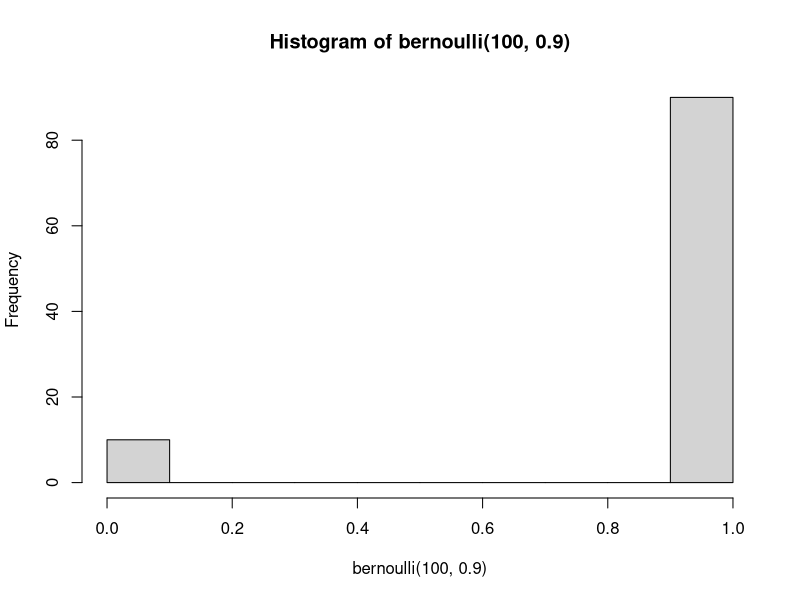
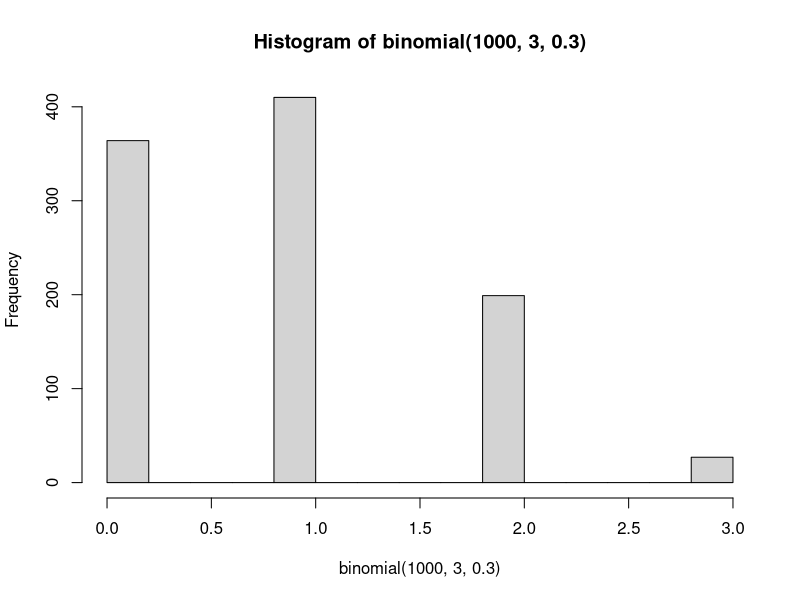
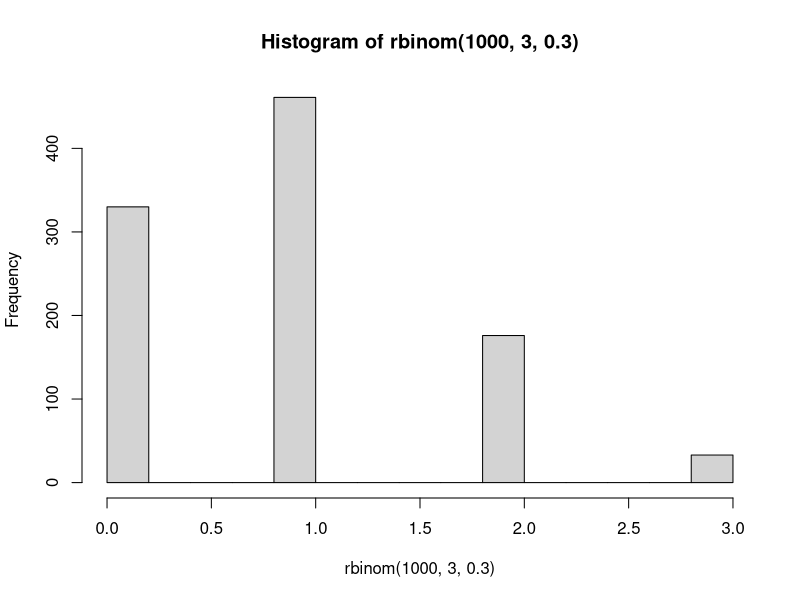
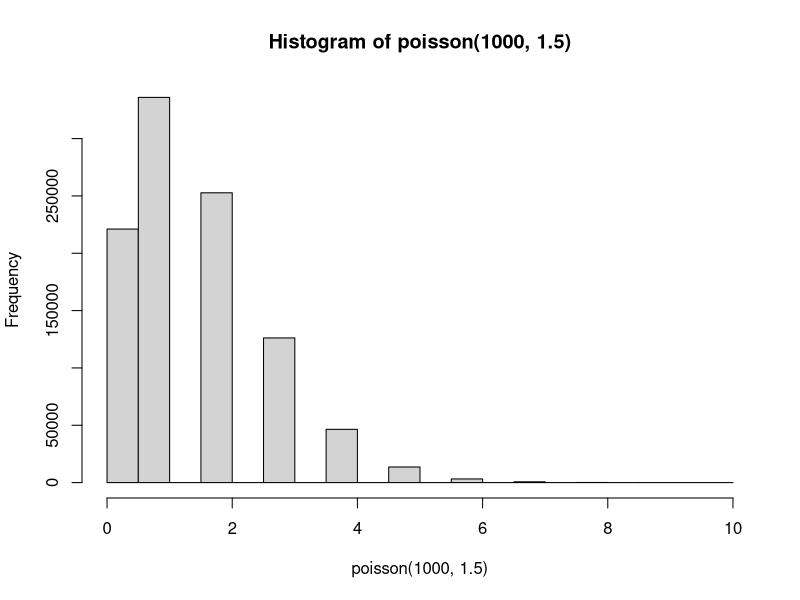
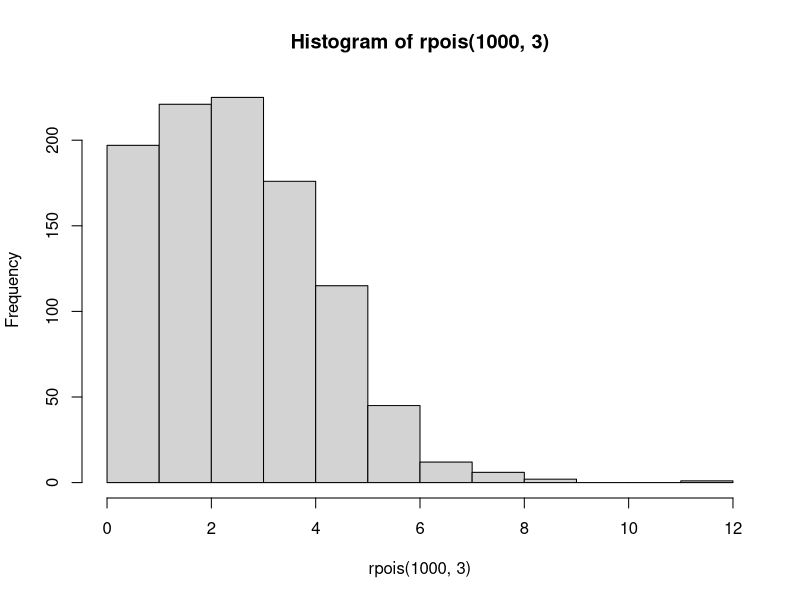
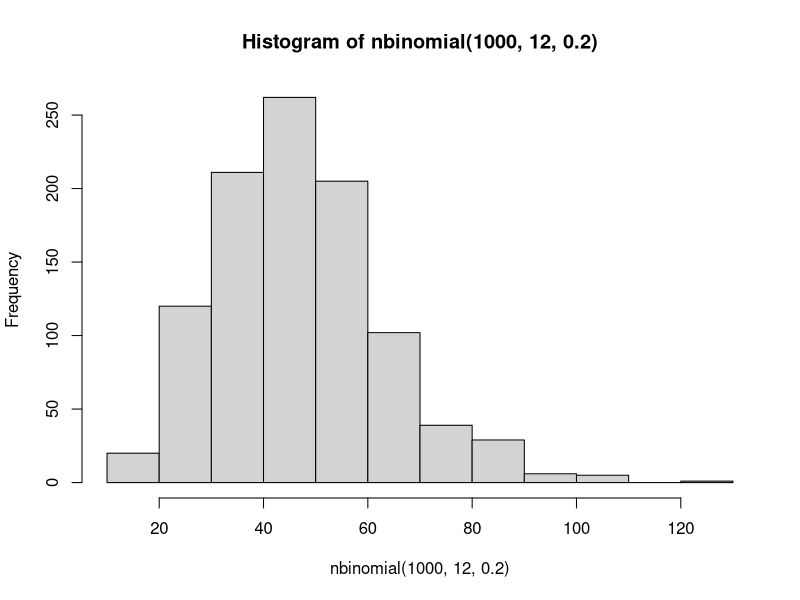
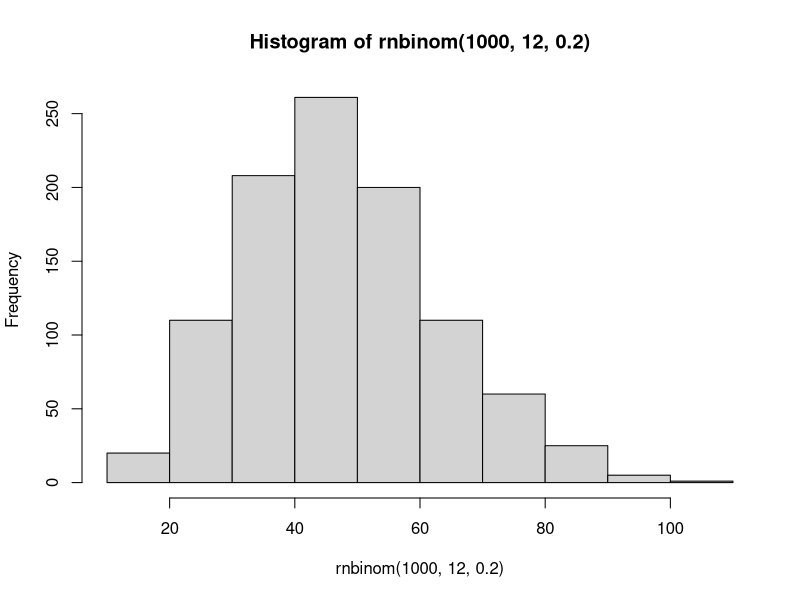
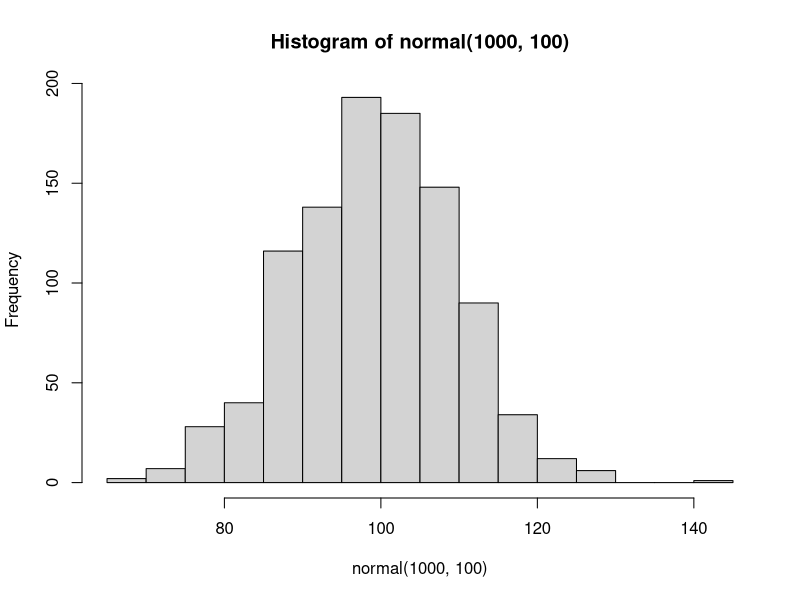

R code for these plots, in order:


## Probability distributions are related and can be derived from each other.
## See, e.g., here https://www.johndcook.com/blog/distribution_chart/,
## and here http://www.math.wm.edu/~leemis/2008amstat.pdf.


##########################################################################
# Discrete distributions ------------------------------------------------
##########################################################################


## Bernouilli --------------------------------------------------------------

bernoulli <- function(n, p) {
  rbinom(n, size = 1, p)
}

hist(bernoulli(100, 0.9))



## Binomial ----------------------------------------------------------------
binomial <- function(n, m, p) {
  replicate(n, sum(bernoulli(m, p)))
}

hist(binomial(1000, 3, 0.3))
hist(rbinom(1000, 3, 0.3))


## Poisson ----------------------------------------------------------------
poisson <- function(n, lambda) {
   ## Poisson experiment is the number of successful bernoullis in a sample, where the average number of successes is lambda
  ## lambda == size_binom*p
  size_binom <- 100
  p <- lambda/size_binom
  replicate(n, rbinom(1000, size_binom, p))
}

hist(poisson(1000, 1.5))
hist(rpois(1000, 3))


##  Negative binomial -------------------------------------------------------
## Generative approach
## https://stats.stackexchange.com/questions/176034/negative-binomial-distribution-vs-binomial-distribution

nbinomial_one <-function(size, p) {
  trial <- 0
  successes <- 0
  while (successes < size) {
    trial <- trial+1
    successes <- successes + bernoulli(1, p)
  }
  return(trial - successes) # return no of failures!
}

nbinomial <- function(n, size, prob) {
  replicate(n, nbinomial_one(size, prob))
}

hist(nbinomial(1000, 12, 0.2))
hist(rnbinom(1000, 12, 0.2))


# Normal from binomial ---------------------------------------------------------

# mean = n*p
# p = mean/n
# sd = n*p*(1-p)

normal <- function(n, mean) {
  size <- 1000000000
  p <- mean/size
  rbinom(n, size, p)
}

hist(normal(1000, 100))



##########################################################################
# Continuous distributions ------------------------------------------------
##########################################################################

# CLT ---------------------------------------------------------

normal <- function(n = 100,
                   m = 20) {
  rowSums(replicate(m, runif(n, -1, 1)))
}

hist(normal())
